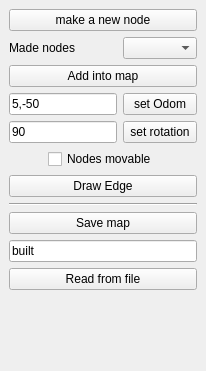
<?xml version="1.0" encoding="UTF-8"?>
<ui version="4.0">
 <class>DockBuildMapUI</class>
 <widget class="QDockWidget" name="DockBuildMapUI">
  <property name="geometry">
   <rect>
    <x>0</x>
    <y>0</y>
    <width>206</width>
    <height>371</height>
   </rect>
  </property>
  <property name="windowTitle">
   <string>build map dock</string>
  </property>
  <widget class="QWidget" name="dockWidgetContents">
   <layout class="QVBoxLayout" name="verticalLayout_2">
    <item>
     <layout class="QFormLayout" name="formLayout">
      <item row="0" column="0" colspan="2">
       <widget class="QPushButton" name="btnMakeNewNode">
        <property name="text">
         <string>make a new node</string>
        </property>
       </widget>
      </item>
      <item row="1" column="0">
       <widget class="QLabel" name="label">
        <property name="text">
         <string>Made nodes</string>
        </property>
        <property name="buddy">
         <cstring>cmboMadeNodes</cstring>
        </property>
       </widget>
      </item>
      <item row="1" column="1">
       <widget class="QComboBox" name="cmboMadeNodes"/>
      </item>
      <item row="2" column="0" colspan="2">
       <widget class="QPushButton" name="btnAddNodeIntoMap">
        <property name="text">
         <string>Add into map</string>
        </property>
       </widget>
      </item>
      <item row="3" column="0">
       <widget class="QLineEdit" name="leEdgeOdom">
        <property name="text">
         <string>5,-50</string>
        </property>
        <property name="maxLength">
         <number>10</number>
        </property>
        <property name="dragEnabled">
         <bool>false</bool>
        </property>
       </widget>
      </item>
      <item row="3" column="1">
       <widget class="QPushButton" name="btnSetEdgeOdom">
        <property name="text">
         <string>set Odom</string>
        </property>
       </widget>
      </item>
      <item row="4" column="0">
       <widget class="QLineEdit" name="leRotation">
        <property name="text">
         <string>90</string>
        </property>
        <property name="maxLength">
         <number>3</number>
        </property>
       </widget>
      </item>
      <item row="4" column="1">
       <widget class="QPushButton" name="btnSetRotation">
        <property name="text">
         <string>set rotation</string>
        </property>
       </widget>
      </item>
     </layout>
    </item>
    <item alignment="Qt::AlignHCenter">
     <widget class="QCheckBox" name="cbNodesMovable">
      <property name="text">
       <string>Nodes movable</string>
      </property>
      <property name="checked">
       <bool>false</bool>
      </property>
     </widget>
    </item>
    <item>
     <widget class="QPushButton" name="btnDrawEdge">
      <property name="text">
       <string>Draw Edge</string>
      </property>
      <property name="checkable">
       <bool>true</bool>
      </property>
      <property name="checked">
       <bool>false</bool>
      </property>
     </widget>
    </item>
    <item>
     <widget class="Line" name="line">
      <property name="orientation">
       <enum>Qt::Horizontal</enum>
      </property>
     </widget>
    </item>
    <item>
     <layout class="QVBoxLayout" name="verticalLayout">
      <item>
       <widget class="QPushButton" name="btnSaveMap">
        <property name="text">
         <string>Save map</string>
        </property>
       </widget>
      </item>
      <item>
       <widget class="QLineEdit" name="etFileName">
        <property name="text">
         <string>built</string>
        </property>
       </widget>
      </item>
      <item>
       <widget class="QPushButton" name="btnLoadMap">
        <property name="text">
         <string>Read from file</string>
        </property>
       </widget>
      </item>
     </layout>
    </item>
    <item>
     <spacer name="endSpacer">
      <property name="orientation">
       <enum>Qt::Vertical</enum>
      </property>
      <property name="sizeHint" stdset="0">
       <size>
        <width>20</width>
        <height>132</height>
       </size>
      </property>
     </spacer>
    </item>
   </layout>
  </widget>
 </widget>
 <resources/>
 <connections/>
</ui>
